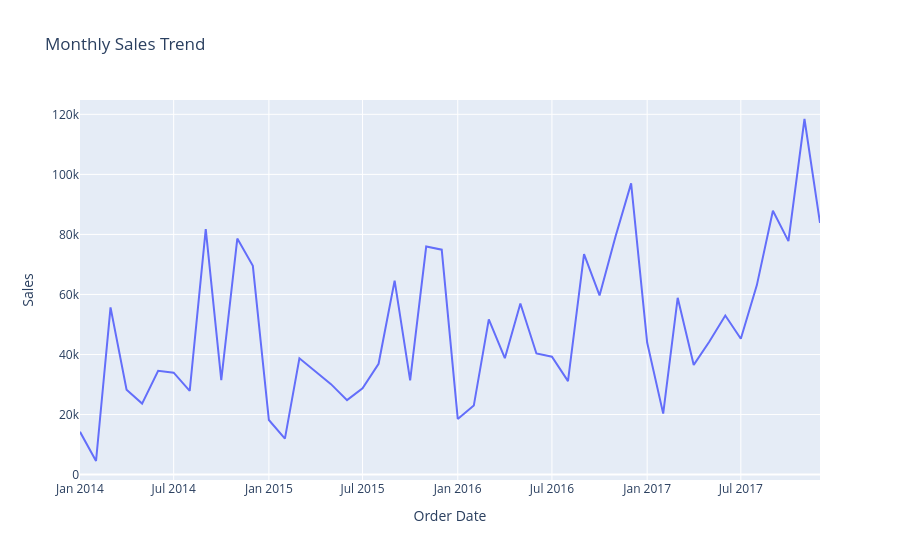

Write notebook code for a chart like this one.
### Code cell
# Monthly sales visualization:
fig = px.line(
    monthly_sales,
    x='Order Date',
    y='Sales',
    title='Monthly Sales Trend'
)

fig.show()

### Figure 1 — Plotly figure (JSON) as saved in the notebook; plotly's stock layout.template omitted (floating-point values rounded to 4 significant figures)
{"data": [{"hovertemplate": "Order Date=%{x}<br>Sales=%{y}<extra></extra>", "legendgroup": "", "line": {"color": "#636efa", "dash": "solid"}, "marker": {"symbol": "circle"}, "mode": "lines", "name": "", "orientation": "v", "showlegend": false, "type": "scatter", "x": ["2014-01", "2014-02", "2014-03", "2014-04", "2014-05", "2014-06", "2014-07", "2014-08", "2014-09", "2014-10", "2014-11", "2014-12", "2015-01", "2015-02", "2015-03", "2015-04", "2015-05", "2015-06", "2015-07", "2015-08", "2015-09", "2015-10", "2015-11", "2015-12", "2016-01", "2016-02", "2016-03", "2016-04", "2016-05", "2016-06", "2016-07", "2016-08", "2016-09", "2016-10", "2016-11", "2016-12", "2017-01", "2017-02", "2017-03", "2017-04", "2017-05", "2017-06", "2017-07", "2017-08", "2017-09", "2017-10", "2017-11", "2017-12"], "xaxis": "x", "y": [14240.0, 4520.0, 55690.0, 28300.0, 23650.0, 34600.0, 33950.0, 27910.0, 81780.0, 31450.0, 78630.0, 69550.0, 18170.0, 11950.0, 38730.0, 34200.0, 30130.0, 24800.0, 28770.0, 36900.0, 64600.0, 31400.0, 75970.0, 74920.0, 18540.0, 22980.0, 51720.0, 38750.0, 56990.0, 40340.0, 39260.0, 31120.0, 73410.0, 59690.0, 79410.0, 97000.0, 43970.0, 20300.0, 58870.0, 36520.0, 44260.0, 52980.0, 45260.0, 63120.0, 87870.0, 77780.0, 118400.0, 83830.0], "yaxis": "y"}], "layout": {"legend": {"tracegroupgap": 0}, "title": {"text": "Monthly Sales Trend"}, "xaxis": {"anchor": "y", "domain": [0, 1], "title": {"text": "Order Date"}}, "yaxis": {"anchor": "x", "domain": [0, 1], "title": {"text": "Sales"}}}}
